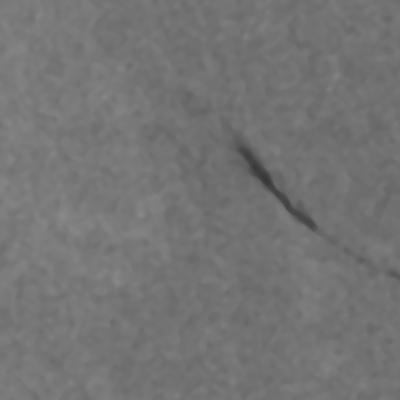
#> input picture kaggle/data/Class_1/class_1_00010.jpg, 400 x 400 px; its folder holds only this picture in this run
$ python evaluate_all_edges.py
#> lines starting #> are read from the running program, lines starting #| are printed output that depends on the picture
#> in process_single_image, raw_img is the input picture: shape (400, 400); min 51, max 138, mean 116
### src/filters.py
"""
Module filters.py: Toàn bộ hệ thống các bộ lọc khử nhiễu không gian và lọc đốm SAR thuần NumPy (Nhóm A - Đề 2).
BTL Xử lý ảnh - Khoa CNTT, Đại học Giao thông Vận tải (UTC)
"""

from typing import Optional, Tuple
import numpy as np


def _pad_reflect(image: np.ndarray, pad_w: int) -> np.ndarray:
    """Đệm biên phản xạ bằng pure NumPy."""
    return np.pad(image, pad_w, mode="reflect")


def _box_filter_2d(image: np.ndarray, size: int) -> np.ndarray:
    """
    Lọc trung bình (Box filter) tối ưu mảng tích lũy Integral Image O(1) thuần NumPy.
    Giáo trình UTC: Chương 3.1 - Slide 93-99.
    """
#> called with size = 5
    h, w = image.shape
    r = size // 2
    padded = _pad_reflect(image, r)

    integral = np.pad(padded.cumsum(axis=0).cumsum(axis=1), ((1, 0), (1, 0)), mode="constant", constant_values=0)
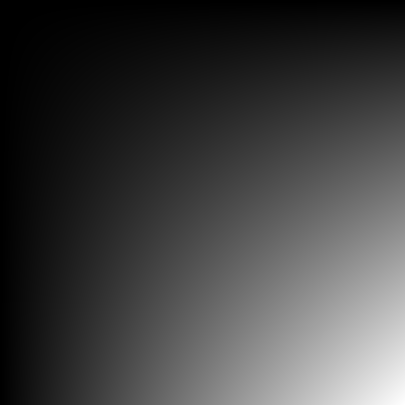
#> integral: shape (405, 405) float64; min 0, max 18928738, mean 4809703.6; drawn with min black and max white

    D = integral[2 * r + 1 : h + 2 * r + 1, 2 * r + 1 : w + 2 * r + 1]
    A = integral[0:h, 0:w]
    B = integral[0:h, 2 * r + 1 : w + 2 * r + 1]
    C = integral[2 * r + 1 : h + 2 * r + 1, 0:w]

    patch_sum = D + A - B - C
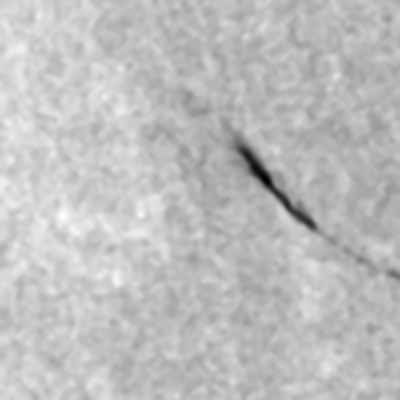
#> patch_sum: shape (400, 400) float64; min 1423, max 3395, mean 2898.8; drawn with min black and max white
    return patch_sum / float(size * size)
#> returned value: shape (400, 400) float64


# [5 lines left out: function custom_box_filter, not called in this run]


def custom_gaussian_filter(image: np.ndarray, window_size: int = 5, sigma: float = 1.0) -> np.ndarray:
    """
    Lọc Gauss (Gaussian Filter) 2D tách được (separable) thuần NumPy.
    Giáo trình UTC: Chương 3.1 - Slide 97-100.
    """
    r = window_size // 2
    x = np.arange(-r, r + 1, dtype=np.float64)
    kernel_1d = np.exp(-(x**2) / (2.0 * sigma**2))
    kernel_1d /= np.sum(kernel_1d)

    img_f = image.astype(np.float64)
    h, w = img_f.shape

    # 1. Lọc theo hàng
    padded_h = np.pad(img_f, ((0, 0), (r, r)), mode="reflect")
    temp = np.zeros((h, w), dtype=np.float64)
    for i, k in enumerate(kernel_1d):
        temp += k * padded_h[:, i : i + w]

    # 2. Lọc theo cột
    padded_v = np.pad(temp, ((r, r), (0, 0)), mode="reflect")
    out = np.zeros((h, w), dtype=np.float64)
    for i, k in enumerate(kernel_1d):
        out += k * padded_v[i : i + h, :]

    return np.clip(np.round(out), 0, 255).astype(np.uint8)


# [52 lines left out: functions custom_median_filter, custom_bilateral_filter, not called in this run]


def custom_lee_filter(
    image: np.ndarray,
    window_size: int = 5,
    num_looks: float = 4.0,
) -> np.ndarray:
    """
    Bộ lọc đốm thích nghi Lee Filter (MMSE) thuần NumPy.
    Mô hình đốm nhân SAR I = R * eta với Var(eta) = 1/num_looks.
    Giáo trình UTC: Chương 3.1 & 3.2.
    """
    img_f = image.astype(np.float64)
    sigma_v2 = 1.0 / float(num_looks)

    mean_I = _box_filter_2d(img_f, window_size)
    mean_I2 = _box_filter_2d(img_f**2, window_size)
#> call 2 of _pad_reflect, with pad_w = 2
#> in _pad_reflect (call 2), `return np.pad(image, pad_w, mode="reflect")`:
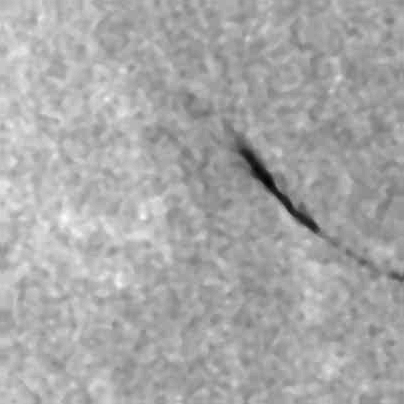
#> returned value: shape (404, 404) float64; min 2601, max 19044, mean 13488.8; drawn with min black and max white
    var_I = np.maximum(mean_I2 - (mean_I**2), 0.0)
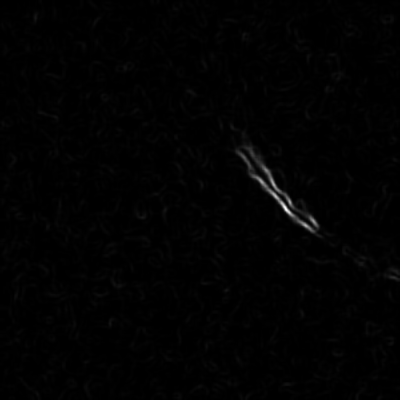
#> var_I: shape (400, 400) float64; min 0, max 335.3, mean 3.3; drawn with min black and max white

    denom = np.where(var_I > 1e-8, var_I, 1e-8)
    noise_var = (mean_I**2) * sigma_v2
    K = np.clip(1.0 - (noise_var / denom), 0.0, 1.0)
#> K: shape (400, 400) float64; every value is 0

    R_hat = mean_I + K * (img_f - mean_I)
    return np.clip(np.round(R_hat), 0, 255).astype(np.uint8)


# [58 lines left out: functions custom_frost_filter, custom_kuan_filter, not called in this run]

### src/enhancement.py
"""
Module enhancement.py: Các phương pháp tăng cường tương phản ảnh và cân bằng histogram thuần NumPy.
BTL Xử lý ảnh - Đề tài Nhóm A: Tăng cường và lọc ảnh.
Khoa CNTT - Đại học Giao thông Vận tải (UTC)
"""

from typing import Optional, Tuple
import numpy as np


# [44 lines left out: functions log_transform, global_histogram_equalization, not called in this run]


def custom_clahe(
    image: np.ndarray,
    clip_limit: float = 2.0,
    tile_grid_size: Tuple[int, int] = (8, 8),
) -> np.ndarray:
    """
    Cân bằng Histogram thích nghi có giới hạn độ tương phản (CLAHE) tự cài đặt 100% thuần NumPy.
    Giáo trình UTC: Chương 3.1 - Slide 38-42 và Yêu cầu bắt buộc Đề 1 Nhóm A.

    Quy trình thuật toán:
        1. Chia ảnh thành lưới các khối con (tiles) kích thước tile_grid_size.
        2. Tại mỗi khối con:
           - Tính histogram 256 mức xám.
           - Giới hạn độ tương phản (Clip Limit) và phân phối đều lượng pixel dư thừa.
           - Tính hàm phân bố tích lũy CDF chuẩn hóa để tạo hàm ánh xạ T(i).
        3. Nội suy song tuyến tính (Bilinear Interpolation) giữa 4 khối lân cận để khử vết kẻ biên khối.

    Tham số:
        image (np.ndarray): Ảnh thang độ xám 2D uint8.
        clip_limit (float): Hệ số cắt ngưỡng (thường từ 1.0 đến 4.0). Giá trị càng lớn độ tương phản càng mạnh.
        tile_grid_size (Tuple[int, int]): Số lượng khối chia (H_blocks, W_blocks), mặc định (8, 8).

    Trả về:
        np.ndarray: Ảnh sau khi tăng cường CLAHE (uint8).
    """
#> called with clip_limit = 2, tile_grid_size = (8, 8)
    img_u8 = image.astype(np.uint8)
    h, w = img_u8.shape
    num_tiles_y, num_tiles_x = tile_grid_size

    tile_h = h // num_tiles_y
    tile_w = w // num_tiles_x

    # Ma trận bảng ánh xạ LUT cho từng khối: shape (num_tiles_y, num_tiles_x, 256)
    tile_mappings = np.zeros((num_tiles_y, num_tiles_x, 256), dtype=np.float64)

    # 1. Tính toán hàm ánh xạ cục bộ cho từng khối
    for ty in range(num_tiles_y):
        y_start = ty * tile_h
        y_end = (ty + 1) * tile_h if ty < num_tiles_y - 1 else h

        for tx in range(num_tiles_x):
            x_start = tx * tile_w
            x_end = (tx + 1) * tile_w if tx < num_tiles_x - 1 else w

            sub_tile = img_u8[y_start:y_end, x_start:x_end]
            tile_pixels = sub_tile.size

            # Tính histogram cục bộ
            hist = np.bincount(sub_tile.ravel(), minlength=256).astype(np.float64)

            # Ngưỡng cắt độ tương phản
            actual_clip = int(round(clip_limit * (tile_pixels / 256.0)))
            actual_clip = max(actual_clip, 1)

            # Cắt các cột vượt ngưỡng và tính lượng dư thừa
            excess = np.sum(np.maximum(hist - actual_clip, 0.0))
            clipped_hist = np.minimum(hist, actual_clip)

            # Phân phối đều lượng pixel dư thừa vào 256 mức
            clipped_hist += excess / 256.0

            # Tính CDF chuẩn hóa về dải [0, 255]
            cdf = np.cumsum(clipped_hist)
            cdf_norm = (cdf / cdf[-1]) * 255.0
            tile_mappings[ty, tx] = cdf_norm

    # 2. Nội suy song tuyến tính (Bilinear Interpolation) từ tâm các ô khối
    # Tọa độ tâm các khối
    tile_y_centers = (np.arange(num_tiles_y, dtype=np.float64) + 0.5) * (h / float(num_tiles_y))
    tile_x_centers = (np.arange(num_tiles_x, dtype=np.float64) + 0.5) * (w / float(num_tiles_x))

    y_coords = np.arange(h, dtype=np.float64)
    x_coords = np.arange(w, dtype=np.float64)

    # Tọa độ chuẩn hóa theo khoảng cách giữa các tâm
    y_norm = np.clip((y_coords - tile_y_centers[0]) / (tile_y_centers[-1] - tile_y_centers[0]), 0.0, 1.0) * (num_tiles_y - 1)
    x_norm = np.clip((x_coords - tile_x_centers[0]) / (tile_x_centers[-1] - tile_x_centers[0]), 0.0, 1.0) * (num_tiles_x - 1)

    y0 = np.floor(y_norm).astype(int)
    y1 = np.minimum(y0 + 1, num_tiles_y - 1)
    x0 = np.floor(x_norm).astype(int)
    x1 = np.minimum(x0 + 1, num_tiles_x - 1)

    wy1 = (y_norm - y0)[:, np.newaxis]
    wy0 = 1.0 - wy1
    wx1 = (x_norm - x0)[np.newaxis, :]
    wx0 = 1.0 - wx1

    # Tạo chỉ số lưới meshgrid cho các khối
    grid_y0, grid_x0 = np.meshgrid(y0, x0, indexing="ij")
    grid_y1, grid_x1 = np.meshgrid(y1, x1, indexing="ij")

    # Mức xám của từng điểm ảnh
    pixels = img_u8

    # Lấy giá trị ánh xạ từ 4 khối lân cận
    map_00 = tile_mappings[grid_y0, grid_x0, pixels]
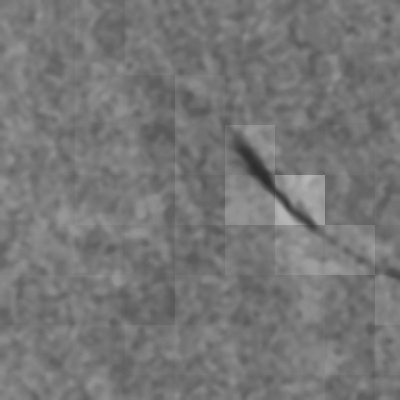
#> map_00: shape (400, 400) float64; min 45.27, max 182.3, mean 118.8
    map_01 = tile_mappings[grid_y0, grid_x1, pixels]
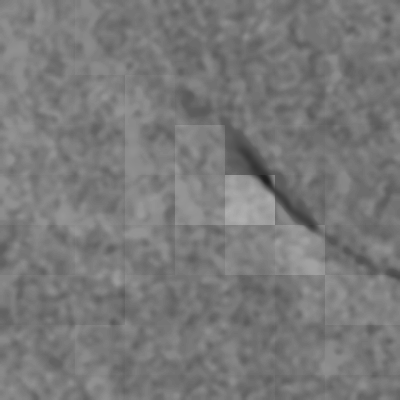
#> map_01: shape (400, 400) float64; min 32.16, max 175.2, mean 121.6
    map_10 = tile_mappings[grid_y1, grid_x0, pixels]
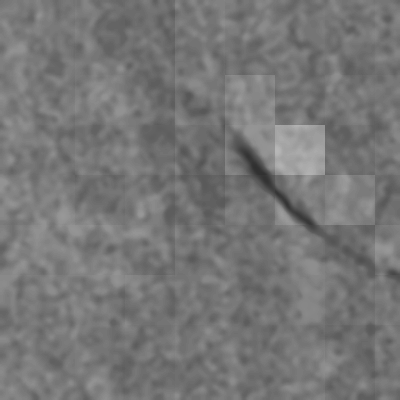
#> map_10: shape (400, 400) float64; min 47.61, max 183.3, mean 118.9
    map_11 = tile_mappings[grid_y1, grid_x1, pixels]

    # Nội suy song tuyến tính 2 chiều
    interp_vals = (
        wy0 * wx0 * map_00
        + wy0 * wx1 * map_01
        + wy1 * wx0 * map_10
        + wy1 * wx1 * map_11
    )
#> (the rest of the program and of its run is left out)
